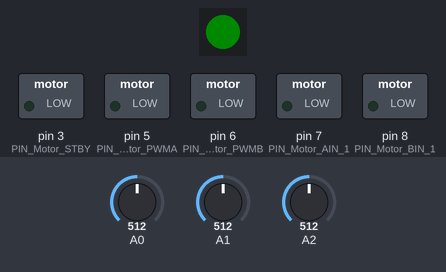
The sketch below on a simulated Arduino Uno, built with avr-gcc and run on an emulated ATmega328P. Parts: 1 RGB LEDs in strip order, left to right, switched loads named in the sketch (green lamp = pin HIGH). The inputs (shaded band) are chosen by the test bench; at power-on: A0 = 512, A1 = 512, A2 = 512. Dim RGB values are drawn brighter than linear; what the sketch prints to the serial monitor is not drawn.

Above: at 4.2 s.
4.3 s: A0 set to 583
5.8 s: A0 set to 619
At 7.0 s:
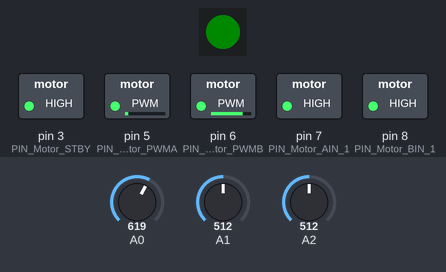
7.3 s: A1 set to 592
8.8 s: A1 set to 609
At 9.4 s:
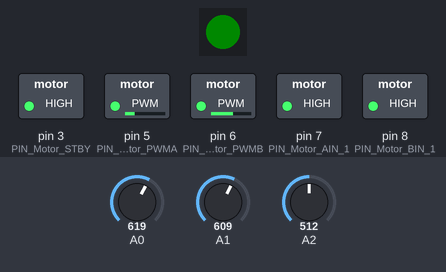
10.3 s: A2 set to 592
11.8 s: A2 set to 612
At 12.3 s:
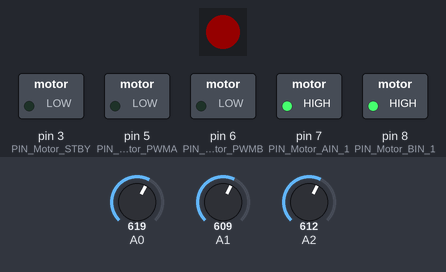
Timing chart, 0 to 14.3 s (numbered marks = the images above; inputs shaded):
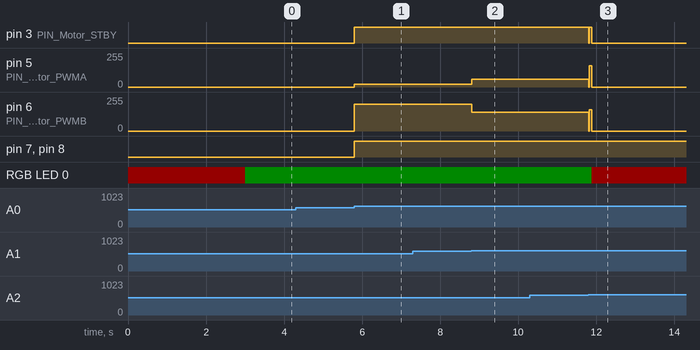

The sketch:

defi1.ino
```cpp
// Code par Yousef Hamdi et Enzo Manzinali

// importation des librairies

#include "lightsensor.h"
#include <FastLED.h>
#include "linedriver.h"
#include "carMotors.h"

// initialisation led
const int RGBpin = 4; // pin led
const int numLEDs = 1;
CRGB leds[numLEDs];
uint32_t tabColors[] = {0xFF0000, 0x008000, 0x0000FF, 0xFFA500}; // tableau des couleurs en hexadecimal

// initialisation des capteurs IR

LightSensor sensorL(A2);
LightSensor sensorM(A1);
LightSensor sensorR(A0);

// initialisation de la classe linedriver et des moteurs

LineDriver driver;
CarMotors engine;

int cpt = 0; // compteur d'intersection
int threshold = 0; // determine si un croisement est reelement present (anti faux positif)
int speed = 200; // vitesse max

void setup() {
  Serial.begin(9600); // initialisation moniteur serie a 9600 bauds
  engine.init(speed); //initialisation vitesse initiale
  FastLED.addLeds<NEOPIXEL, RGBpin>(leds, numLEDs); // initialise la led
  FastLED.setBrightness(20); // definit la luminosité de la led
  FastLED.showColor(tabColors[0]); // led rouge
  delay(3000); // delai de 3 secondes
}

void loop() {
  int state = driver.SetLineDriver(sensorL.detectLine(), sensorM.detectLine(), sensorR.detectLine()); // obtient le code des capteurs
  Serial.println(state); // affiche le code d'etat des capteur dans le moniteur serie
  deplacer(state); //deplace la voiture
  switch (cpt) { // changement de la couleur de la led selon le tour
    case 0:
      FastLED.showColor(tabColors[1]); // led verte au tour 1
      break;
    case 2:
      FastLED.showColor(tabColors[2]); // led bleue au tour 2
      break;
    case 4:
      FastLED.showColor(tabColors[3]); // led orange au tour 3
      break;
    case 6:
      FastLED.showColor(tabColors[0]); // led rouge à la fin
      break;
  }
}

void deplacer(int state) {
  if (cpt < 6) { // tant que le tour 3 n'est pas fini, la voiture bouge
    switch (state) {
      case 0:
        engine.stop(); // pas de ligne
        threshold = 0; // reset de la detection de croisement
        break;
      case 1:

        engine.drive(1, 0.1); // virage serré à droite
        threshold = 0; // reset de la detection de croisement
        break;
      case 2:

        engine.drive(0.8, 0.8); // tout droit
        threshold = 0; // reset de la detection de croisement
        break;
      case 3:

        engine.drive(0.7, 0.3); // virage à droite
        threshold = 0; // reset de la detection de croisement
        break;
      case 4:
        engine.drive(0.1, 1); // virage serré à gauche
        threshold = 0; // reset de la detection de croisement
        break;
      case 6:

        engine.drive(0.3, 0.7); // virage à gauche
        threshold = 0; // reset de la detection de croisement
        break;
      case 7:
        threshold++;
        if (threshold > 6) { // test si il y a reelement un croisement
          engine.drive(0.8, 0.8);
          delay(10);// attend un peu avant d'incrementer le compte pour n'en compter qu'un seul
          cpt++; // incremente le compteur de croisement

        } else {
          engine.stop(); // arrete la voiture
        }
        break;
    }
  } else {
    engine.stop(); // fin tour 3
  }
}
```

carMotors.cpp
```cpp
#include "carMotors.h"

void CarMotors::init(uint8_t p_speed) {
  currentSpeed = p_speed;
  isMoving = false;
  pinMode(PIN_Motor_PWMA, OUTPUT);
  pinMode(PIN_Motor_PWMB, OUTPUT);
  pinMode(PIN_Motor_AIN_1, OUTPUT);
  pinMode(PIN_Motor_BIN_1, OUTPUT);
  pinMode(PIN_Motor_STBY, OUTPUT);
}

void CarMotors::goForward() {
  isMoving = true;
  digitalWrite(PIN_Motor_STBY, HIGH);
  digitalWrite(PIN_Motor_AIN_1, HIGH);
  analogWrite(PIN_Motor_PWMA, currentSpeed);
  digitalWrite(PIN_Motor_BIN_1, HIGH);
  analogWrite(PIN_Motor_PWMB, currentSpeed);
}

void CarMotors::goBackward() {
  isMoving = true;
  digitalWrite(PIN_Motor_STBY, HIGH);
  digitalWrite(PIN_Motor_AIN_1, LOW);
  analogWrite(PIN_Motor_PWMA, currentSpeed);
  digitalWrite(PIN_Motor_BIN_1, LOW);
  analogWrite(PIN_Motor_PWMB, currentSpeed);
}

void CarMotors::turnLeft() {
  isMoving = true;
  digitalWrite(PIN_Motor_STBY, HIGH);
  digitalWrite(PIN_Motor_AIN_1, HIGH);
  analogWrite(PIN_Motor_PWMA, currentSpeed);
  digitalWrite(PIN_Motor_BIN_1, LOW);
  analogWrite(PIN_Motor_PWMB, currentSpeed);
}

void CarMotors::turnRight() {
  isMoving = true;
  digitalWrite(PIN_Motor_STBY, HIGH);
  digitalWrite(PIN_Motor_AIN_1, LOW);
  analogWrite(PIN_Motor_PWMA, currentSpeed);
  digitalWrite(PIN_Motor_BIN_1, HIGH);
  analogWrite(PIN_Motor_PWMB, currentSpeed);
}

void CarMotors::drive(float leftCoef,float rightCoef) {
  isMoving = true;
  if (leftCoef<-1.0f) leftCoef=-1.0f;
  if (leftCoef>1.0f) leftCoef=1.0f;
  if (rightCoef<-1.0f) rightCoef=-1.0f;
  if (rightCoef>1.0f) rightCoef=1.0f;
  digitalWrite(PIN_Motor_STBY, HIGH);
  digitalWrite(PIN_Motor_AIN_1, leftCoef>0.0f?HIGH:LOW);
  analogWrite(PIN_Motor_PWMA, leftCoef*currentSpeed);
  digitalWrite(PIN_Motor_BIN_1, rightCoef>0.0f?HIGH:LOW);
  analogWrite(PIN_Motor_PWMB, rightCoef*currentSpeed);
}

void CarMotors::stop() {
  isMoving = false;
  digitalWrite(PIN_Motor_STBY, LOW);
  analogWrite(PIN_Motor_PWMA, 0);
  analogWrite(PIN_Motor_PWMB, 0);
}
```

carMotors.h
```cpp
#include <Arduino.h>

#define PIN_Motor_PWMA 5
#define PIN_Motor_PWMB 6
#define PIN_Motor_BIN_1 8
#define PIN_Motor_AIN_1 7
#define PIN_Motor_STBY 3

class CarMotors {
private:
  uint8_t currentSpeed; // vitesse courante des deux moteurs
  bool isMoving; // état du robot, avance (true) ou est arrêté (false)
public :
// initialisation des ports pour commander les moteurs
  void init(uint8_t p_speed);
// réglage de la vitesse de rotation
  void setSpeed(uint8_t p_speed) { currentSpeed = p_speed; }
// fait avancer la voiture
  void goForward();
// fait reculer la voiture
  void goBackward();
// fait tourner la voiture sur place vers la gauche
  void turnLeft();
// fait tourner la voiture sur place vers la droite
  void turnRight();
  // fait rouler la voiture en indiquant la vitesses de roues de gauche et des roues de droite.
  void drive(float leftCoef,float rightCoef);
  void stop();
  bool getIsMoving() { return isMoving; }
};
```

lightsensor.h
```cpp
#include <Arduino.h>

// Classe pour utiliser un capteur IR
class LightSensor {
private:
    int pin; // Pin où le capteur est branché

public:
// Constructeur
    LightSensor(int pinSensor) {
        pin = pinSensor;
        // lecture analogique du pin
        pinMode(pin, INPUT);
    }

    int detectLine() { //méthode de détection d'une ligne
        int sensorValue = analogRead(pin); // lecture de la valeur analogique renvoyée par le capteur IR

        if (sensorValue > 600) { // réglage de la sensibilité du capteur
            return 1;
        } else {
            return 0;
        }
    }
};
```

linedriver.h
```cpp
#include <Arduino.h>

// classe pour déterminer la situation du robot selon les capteus
class LineDriver {
private:
// situation de chaque capteur (voit une ligne ou non)
    int L0;
    int L1;
    int L2;

public:
    // constructeur
    LineDriver(int _L0 = 0, int _L1 = 0, int _L2 = 0) {
        L0 = _L0;
        L1 = _L1;
        L2 = _L2;
    }


    int SetLineDriver(int _L0, int _L1, int _L2) { //méthode pour configurer la fonction drive() selon les valeurs des capteurs
        L0 = _L0;
        L1 = _L1;
        L2 = _L2;
        return drive();  // renvoie le code donné par drive()
    }


    int drive() {
        return L0 + 2 * L1 + 4 * L2; // renvoie le code décimal correspondant à la situation du robot
    }
};
```

Measured:
- the behaviour switches between 600 and 601 on A0 (found by bisection; images 0 and 1)
- the behaviour switches between 600 and 601 on A1 (found by bisection; images 1 and 2)
- the behaviour switches between 600 and 601 on A2 (found by bisection; images 2 and 3)
- after the input at 5.8 s, pin 3 (PIN_Motor_STBY), pin 7 (PIN_Motor_AIN_1), pin 8 (PIN_Motor_BIN_1): LOW → HIGH at once; pin 5 (PIN_Motor_PWMA): 0/255 → 20/255 at once; pin 6 (PIN_Motor_PWMB): 0/255 → 200/255 at once
- after the input at 8.8 s, pin 5 (PIN_Motor_PWMA): 20/255 → 60/255 at once; pin 6 (PIN_Motor_PWMB): 200/255 → 140/255 at once
- after the input at 11.8 s, pin 3 (PIN_Motor_STBY): HIGH → LOW at once, → HIGH 0.02 s later, → LOW 0.06 s later; pin 5 (PIN_Motor_PWMA): 60/255 → 160/255 at once, → 0/255 0.08 s later; pin 6 (PIN_Motor_PWMB): 140/255 → 160/255 at once, → 0/255 0.08 s later; RGB LED 0: RGB(0, 10, 0) → RGB(20, 0, 0) after 0.09 s
